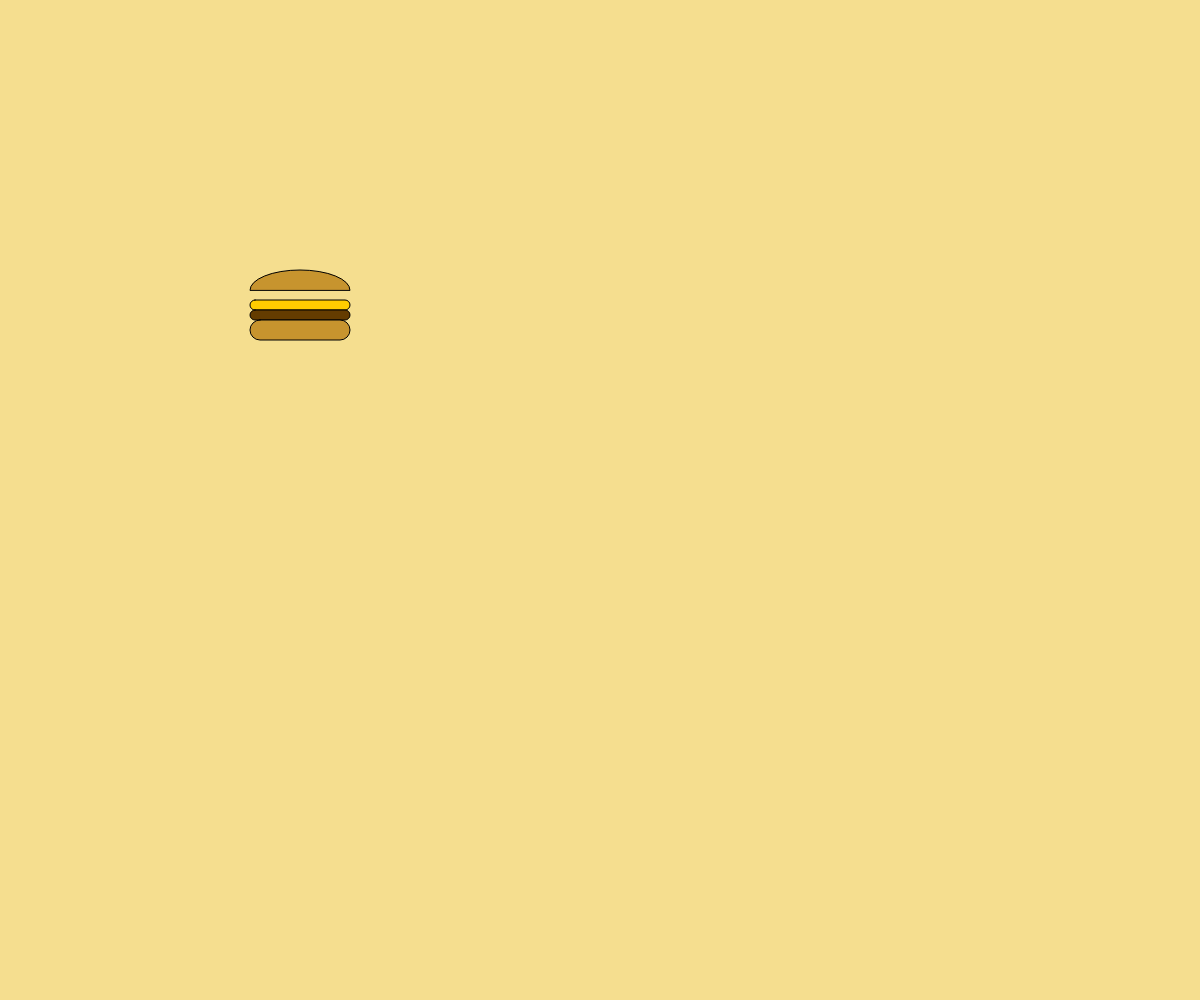
Frame 1 (no input)
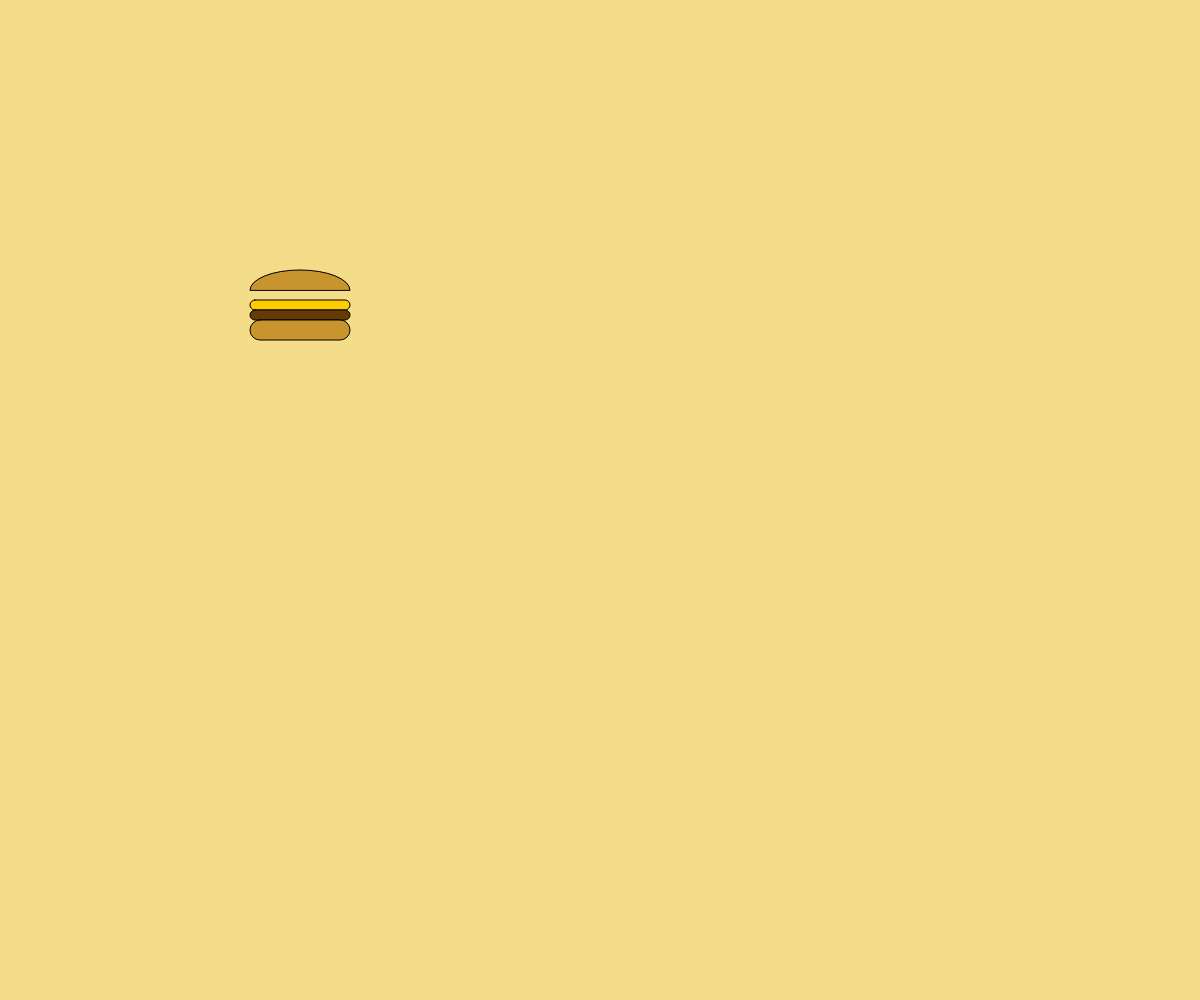
Frame 60 (no input)
Frame 120 (the mouse pressed at the canvas centre since frame 60): identical to frame 60, image omitted

The p5.js sketch that drew these frames (run headless with seeded random() and noise() and a simulated clock; from frame 60 on, the mouse is pressed at the canvas centre):

// p5.js sketch
// ── sketch.js

let burgers = [];//burger array

function setup() {
  createCanvas(windowWidth, windowHeight);
  burgers[0] = new Burger(300, 300, 100, 4);//only for testing

  
}

function draw() {
  background("rgba(245, 220, 137, 0.94)");//background yello colore
  
  for(let i = 0; i<burgers.length;i++){//drawing a burger with for loop
  
  burgers[i].drawBurger();//this will show in draw whthin the drawburger function
 }

  
  
}

function keyPressed(){//when key pressing different type burger will show, I learn the keypressed function from the week7 Pizza genarator example.

  let type;//define the type variable, which represent differnt type of burger
  if (key === 'c') {//when press C, classic burger will show
    type = 'classic';
  } else if (key === 'v') {//when press V, beggie burger will show
    type = 'veggie';
  } else if (key === 'd') {//when press d, double burger will show
    type = 'double';
  }
 
 
  if (key === 'c' || key === 'v' || key === 'd') {//if function, so if press "C","V" and "D", the funciton will run
    let size = random(100, 150); //I make it random size
    let x = random(width);       // Random X within width
    let y = random(height);      // Random Y within height

    let newBurger = new Burger(x, y, size, type);//I create a new burger object using the Burger class constructor.
    //the function show 4 parameters: x, y, size, and type, which define the burger's position, size, and style.
    burgers.push(newBurger);//I pushes the newly generated burger
		//into burgers array
  }
} 

class Burger{
  constructor(x,y,size,type){//I set up initial burger state
    this.x = x;//generate x
    this.y = y;//generate Y
    this.size = size;//generate size
    this. type = type;//generate type

    // layers
    if (type === "classic") {//define the classic parameter
      this.layers = ["lettuce", "cheese", "patty"];//classic type will have lettuce, cheese, and patty inside the burger
    } else if (type === "veggie") {//define the veggie parameter
      this.layers = ["lettuce", "tomato", "cheese", "tomato"];//veggie will have lettuce, tomato, cheese and tomato
    } else if (type === "double") {//define the double parameter
      this.layers = ["cheese", "patty", "cheese", "patty"];//double will have chese, patty, cheese, and patty
    } else {//original test burger, like example
      this.layers = ["cheese", "patty"]; // fallback
    }
  }
  drawBurger(){
    push();//save the current drawing settings 
    translate(this.x,this.y);//move the (0,0) origin to the burger's position

    let h = this.size/10;//I define the height of each layer based on the burger's overall size

    //Draw the top bun
    fill("rgba(199, 148, 46, 1)");//set the bun color, light brown
    arc(0,-h,this.size, h*4, PI, 0,CHORD);//I use the arc function to draw the halp circle so make it looks like a bun.
    //-h make it more sensable, beore was h, but too close to the patty. this.size is the width of the bun, height *4 makes it looks like a dome shape.
    //PI start angle 180 degree, I tried many differnt angle and start 180 is more clear and easy to draw, end angle to 0 degree. so this willl draws a half circle

    //Draw each layer from top to bottom

    for(let i = 0;i<this.layers.length; i++){
     let layer = this.layers[i];//

     if (layer ==="lettuce"){//define lettuce layer parameter
      fill("rgba(0,200,0,1)");//fill green color represent lettuce
     }else if (layer === "cheese") {//define cheese
        fill("rgba(255, 204, 0, 1)");//fill yellow
      } else if (layer === "tomato") {//define tomato
        fill("rgba(255, 0, 0, 1)");//fill red
      } else if (layer === "patty") {//define patty
        fill("rgba(100, 60, 0, 1)");//fill brown
      }
      rect(-this.size/2,i*h,this.size,h,10);//draw layer, using rect function, i*h based on layer, 10 is the corner radius, which will make it rounded. 
      //learn this rounded corner parameter from p5js when check the rect function on first class
    }

    //bottom bun
     fill("rgba(199, 148, 46, 1)");//bottom bun color
     rect(-this.size / 2, this.layers.length * h, this.size, h*2, 10);//height*2 which thicker than the top bun, looks more like hamberger
    
    pop();
  }

}
